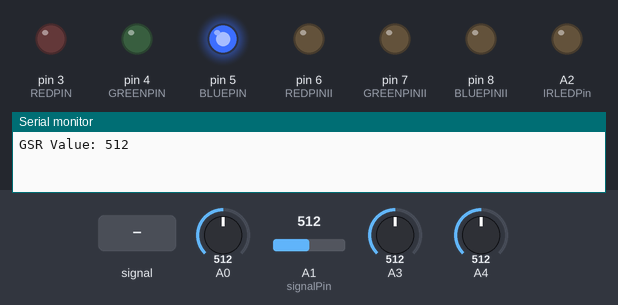
Bench run of a sketch on a simulated Arduino Uno, built with avr-gcc and run on an emulated ATmega328P. On the bench: output pins drawn as LEDs (lit = HIGH), the last lines printed to the serial monitor. The inputs (shaded band) are chosen by the test bench; at power-on: A3 = 512, A1 (signalPin) = 512, A0 = 512, A4 = 512.

Above: at 1.2 s.
1.3 s: A1 (signalPin) fed a 200 Hz sine of ±460 counts around its level
At 2.5 s:
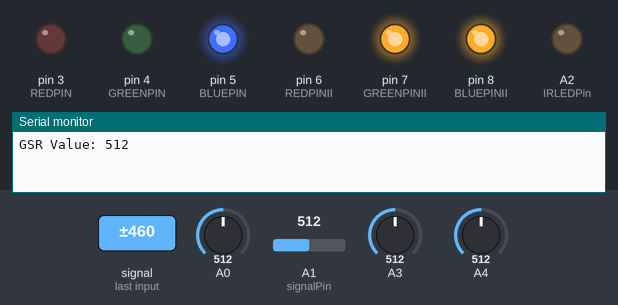
4.8 s: A3 set to 1010
At 5.2 s:
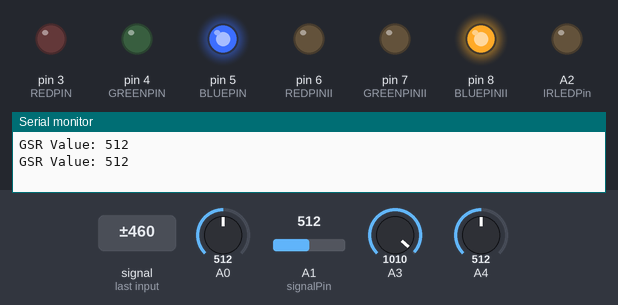
12.7 s: A3 set to 1023
16.2 s: A1 (signalPin) set to 340
At 16.75 s:
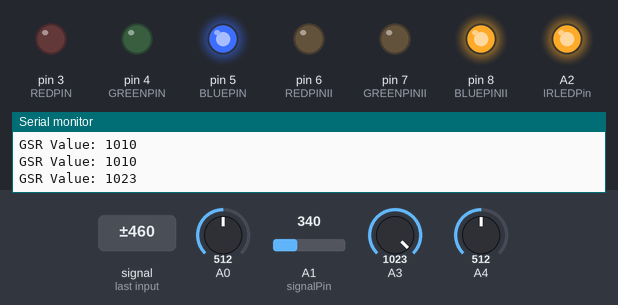
21.1 s: A1 (signalPin) fed a 1000 Hz sine of ±255 counts around its level
24.6 s: A1 (signalPin) fed a 2 Hz sine of ±306 counts around its level
At 26.1 s:
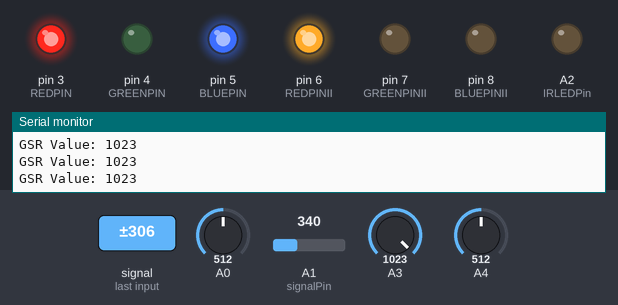
Timing chart, 0 to 32.6 s (numbered marks = the images above; inputs shaded):
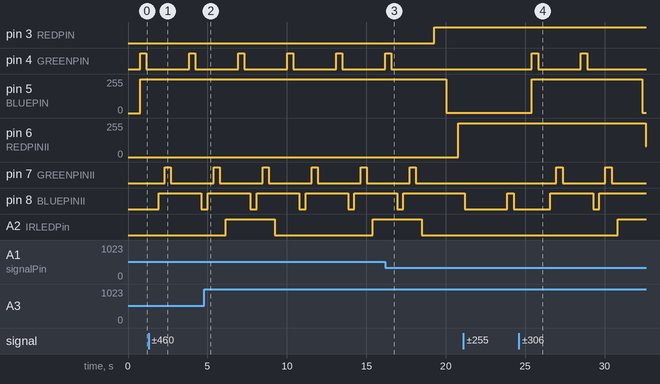

Measured:
- after the input at 4.8 s, pin 5 (BLUEPIN): stays 255/255 (without the input it goes to 123/255 after 7.9 s)
- after the input at 16.2 s, pin 3 (REDPIN): LOW → HIGH after 3.1 s; pin 4 (GREENPIN): goes on until 16.6 s, then stays LOW; pin 5 (BLUEPIN): 255/255 → 1/255 after 3.8 s; pin 6 (REDPINII): 0/255 → 255/255 after 4.6 s; pin 8 (BLUEPINII): goes on until 17.3 s, then stays HIGH
- after the input at 24.6 s, pin 3 (REDPIN): stays HIGH (without the input it goes to HIGH after 6.7 s); pin 5 (BLUEPIN): 1/255 → 255/255 after 0.82 s instead of 3.9 s
- by itself, pin 4 (GREENPIN), pin 7 (GREENPINII): alternates HIGH for 0.39 s and LOW for 2.7 s
- by itself, pin 8 (BLUEPINII): alternates HIGH for 2.7 s and LOW for 0.39 s

The sketch:

EMO-Wearable.ino
```cpp
int signalPin = A1;
int IRLEDPin = A2;
float target = 50;

#define REDPIN 3
#define GREENPIN 4
#define BLUEPIN 5

#define REDPINII 6
#define GREENPINII 7
#define BLUEPINII 8

#define FADESPEED 3

void setup()
{
  Serial.begin(9600);
  pinMode(signalPin, INPUT);
  pinMode(IRLEDPin, OUTPUT);
  //pinMode(sensorValue, INPUT);
  pinMode(REDPIN, OUTPUT);
  pinMode(GREENPIN, OUTPUT);
  pinMode(BLUEPIN, OUTPUT);

  pinMode(REDPINII, OUTPUT);
  pinMode(GREENPINII, OUTPUT);
  pinMode(BLUEPINII, OUTPUT);
}

float getTemperature() {
  float data = analogRead(signalPin);
  return (5.0 * data * 100.0) / 1024.0;
}


void loop() {
  // read values
  int signal = analogRead(signalPin);
  if (Serial.available() > 0) {
    // check if data was requested
    byte inbyte = Serial.read();
    if (inbyte == 'a') {
      sendToProcessing('G', signal);
    }
  }

  if (analogRead(signalPin) > 250)
  {
    digitalWrite(IRLEDPin, LOW);
  }
  else
  {
    digitalWrite(IRLEDPin, HIGH);
  }

  // read the input on analog pin 0:
  int sensorValue = analogRead(A3);
  // print out the value you read:
  Serial.print("GSR Value: ");
  Serial.println(sensorValue);
  delay(1);
  // delay in between reads for stability

  int r, g, b;

 if  (analogRead (sensorValue) < 350){
    // fade from blue to violet
  for (r = 0; r < 256; r++) {
    analogWrite(REDPIN, r);
    delay(FADESPEED);
  }
  // fade from violet to red
  for (b = 255; b > 0; b--) {
    analogWrite(BLUEPIN, b);
    delay(FADESPEED);
  }
      // fade from blue to violet
  for (r = 0; r < 256; r++) {
    analogWrite(REDPINII, r);
    delay(FADESPEED);
  }
  // fade from violet to red
  for (b = 255; b > 0; b--) {
    analogWrite(BLUEPINII, b);
    delay(FADESPEED);
  }
 }

else{
  // fade from green to teal
  for (b = 0; b < 256; b++) {
    analogWrite(BLUEPIN, b);
    delay(FADESPEED);
  }
  // fade from teal to blue
  for (g = 255; g > 0; g--) {
    analogWrite(GREENPIN, g);
    delay(FADESPEED);
  }
   // fade from green to teal
  for (b = 0; b < 256; b++) {
    analogWrite(BLUEPINII, b);
    delay(FADESPEED);
  }
  // fade from teal to blue
  for (g = 255; g > 0; g--) {
    analogWrite(GREENPINII, g);
    delay(FADESPEED);
  }
 }
}

void sendToProcessing(char c, int val) {
  Serial.print(c);
  Serial.println(val);
}
```
